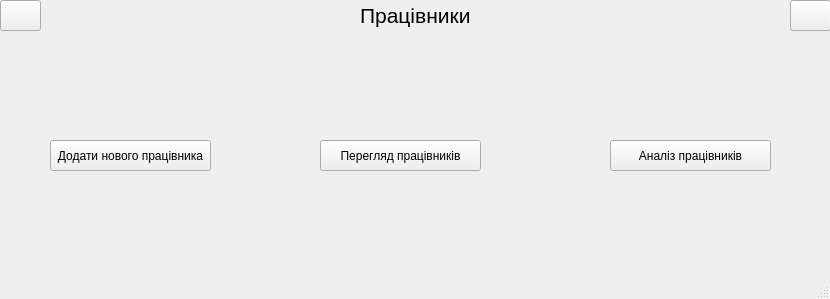
<?xml version="1.0" encoding="UTF-8"?>
<ui version="4.0">
 <class>MainWindow</class>
 <widget class="QMainWindow" name="MainWindow">
  <property name="geometry">
   <rect>
    <x>0</x>
    <y>0</y>
    <width>830</width>
    <height>299</height>
   </rect>
  </property>
  <property name="windowTitle">
   <string>MainWindow</string>
  </property>
  <widget class="QWidget" name="centralwidget">
   <widget class="QPushButton" name="add_new_worker">
    <property name="geometry">
     <rect>
      <x>50</x>
      <y>140</y>
      <width>161</width>
      <height>31</height>
     </rect>
    </property>
    <property name="text">
     <string>Додати нового працівника</string>
    </property>
   </widget>
   <widget class="QPushButton" name="workers_analisys">
    <property name="geometry">
     <rect>
      <x>610</x>
      <y>140</y>
      <width>161</width>
      <height>31</height>
     </rect>
    </property>
    <property name="text">
     <string>Аналіз працівників</string>
    </property>
   </widget>
   <widget class="QPushButton" name="view_workers">
    <property name="geometry">
     <rect>
      <x>320</x>
      <y>140</y>
      <width>161</width>
      <height>31</height>
     </rect>
    </property>
    <property name="text">
     <string>Перегляд працівників</string>
    </property>
   </widget>
   <widget class="QPushButton" name="exit">
    <property name="geometry">
     <rect>
      <x>790</x>
      <y>0</y>
      <width>41</width>
      <height>31</height>
     </rect>
    </property>
    <property name="text">
     <string/>
    </property>
    <property name="icon">
     <iconset resource="../resources.qrc">
      <normaloff>:/newPrefix/assets/exit.png</normaloff>:/newPrefix/assets/exit.png</iconset>
    </property>
    <property name="iconSize">
     <size>
      <width>25</width>
      <height>25</height>
     </size>
    </property>
    <property name="checkable">
     <bool>false</bool>
    </property>
    <property name="flat">
     <bool>false</bool>
    </property>
   </widget>
   <widget class="QPushButton" name="back">
    <property name="geometry">
     <rect>
      <x>0</x>
      <y>0</y>
      <width>41</width>
      <height>31</height>
     </rect>
    </property>
    <property name="text">
     <string/>
    </property>
    <property name="icon">
     <iconset resource="../resources.qrc">
      <normaloff>:/newPrefix/assets/arrow.png</normaloff>:/newPrefix/assets/arrow.png</iconset>
    </property>
    <property name="iconSize">
     <size>
      <width>25</width>
      <height>25</height>
     </size>
    </property>
    <property name="checkable">
     <bool>false</bool>
    </property>
    <property name="flat">
     <bool>false</bool>
    </property>
   </widget>
   <widget class="QLabel" name="label">
    <property name="geometry">
     <rect>
      <x>360</x>
      <y>0</y>
      <width>111</width>
      <height>31</height>
     </rect>
    </property>
    <property name="font">
     <font>
      <pointsize>16</pointsize>
      <weight>50</weight>
      <bold>false</bold>
     </font>
    </property>
    <property name="text">
     <string>Працівники</string>
    </property>
   </widget>
  </widget>
  <widget class="QStatusBar" name="statusbar"/>
 </widget>
 <resources>
  <include location="../resources.qrc"/>
 </resources>
 <connections/>
</ui>
